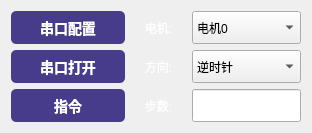
<?xml version="1.0" encoding="UTF-8"?>
<ui version="4.0">
 <class>MainWindow</class>
 <widget class="QMainWindow" name="MainWindow">
  <property name="geometry">
   <rect>
    <x>0</x>
    <y>0</y>
    <width>312</width>
    <height>133</height>
   </rect>
  </property>
  <property name="windowTitle">
   <string>MainWindow</string>
  </property>
  <widget class="QWidget" name="centralWidget">
   <layout class="QGridLayout" name="gridLayout">
    <item row="0" column="0">
     <layout class="QHBoxLayout" name="horizontalLayout_4" stretch="2,3">
      <item>
       <layout class="QVBoxLayout" name="verticalLayout">
        <item>
         <widget class="QPushButton" name="SerialBotton">
          <property name="sizePolicy">
           <sizepolicy hsizetype="Expanding" vsizetype="Expanding">
            <horstretch>0</horstretch>
            <verstretch>0</verstretch>
           </sizepolicy>
          </property>
          <property name="styleSheet">
           <string notr="true">QPushButton {
    background-color: #473C8B; /*背景色*/ 
	border-radius:5px; /*边界圆滑*/
	font: bold 14px;
	min-width:2em;
	color:white; /*字体颜色*/
	font-family:华文新魏;
	
}

QPushButton:hover {  
	background-color: #5d4fb8;
}

QPushButton:pressed, QPushButton:checked {
	background-color: #5d4fb8;
}

#button3 {
    border-radius: 20px;
}
</string>
          </property>
          <property name="text">
           <string>串口配置</string>
          </property>
         </widget>
        </item>
        <item>
         <widget class="QPushButton" name="OpenClose">
          <property name="sizePolicy">
           <sizepolicy hsizetype="Expanding" vsizetype="Expanding">
            <horstretch>0</horstretch>
            <verstretch>0</verstretch>
           </sizepolicy>
          </property>
          <property name="styleSheet">
           <string notr="true">QPushButton {
    background-color: #473C8B; /*背景色*/ 
	border-radius:5px; /*边界圆滑*/
	font: bold 14px;
	min-width:2em;
	color:white; /*字体颜色*/
	font-family:华文新魏;
	
}

QPushButton:hover {  
	background-color: #5d4fb8;
}

QPushButton:pressed, QPushButton:checked {
	background-color: #5d4fb8;
}

#button3 {
    border-radius: 20px;
}
</string>
          </property>
          <property name="text">
           <string>串口打开</string>
          </property>
         </widget>
        </item>
        <item>
         <widget class="QPushButton" name="protocol">
          <property name="sizePolicy">
           <sizepolicy hsizetype="Expanding" vsizetype="Expanding">
            <horstretch>0</horstretch>
            <verstretch>0</verstretch>
           </sizepolicy>
          </property>
          <property name="styleSheet">
           <string notr="true">QPushButton {
    background-color: #473C8B; /*背景色*/ 
	border-radius:5px; /*边界圆滑*/
	font: bold 14px;
	min-width:2em;
	color:white; /*字体颜色*/
	font-family:华文新魏;
	
}

QPushButton:hover {  
	background-color: #5d4fb8;
}

QPushButton:pressed, QPushButton:checked {
	background-color: #5d4fb8;
}

#button3 {
    border-radius: 20px;
}
</string>
          </property>
          <property name="text">
           <string>指令</string>
          </property>
         </widget>
        </item>
       </layout>
      </item>
      <item>
       <layout class="QVBoxLayout" name="verticalLayout_3">
        <item>
         <layout class="QHBoxLayout" name="horizontalLayout" stretch="1,2">
          <item>
           <widget class="QLabel" name="label">
            <property name="sizePolicy">
             <sizepolicy hsizetype="Expanding" vsizetype="Expanding">
              <horstretch>0</horstretch>
              <verstretch>0</verstretch>
             </sizepolicy>
            </property>
            <property name="styleSheet">
             <string notr="true">font: 25 10pt &quot;Microsoft YaHei&quot;; 
border-radius: 4px;                          
background-color: argb(60, 60, 60, 130);         
color: rgb(255, 255, 255); </string>
            </property>
            <property name="text">
             <string>电机:</string>
            </property>
            <property name="alignment">
             <set>Qt::AlignCenter</set>
            </property>
           </widget>
          </item>
          <item>
           <widget class="QComboBox" name="motor">
            <property name="sizePolicy">
             <sizepolicy hsizetype="Expanding" vsizetype="Expanding">
              <horstretch>0</horstretch>
              <verstretch>0</verstretch>
             </sizepolicy>
            </property>
            <property name="styleSheet">
             <string notr="true">/* QComboBox中的垂直滚动条 */
QComboBox QAbstractScrollArea QScrollBar:vertical {
    width: 10px;
    background-color: #f1ee04; /* 空白区域的背景色*/
}

/* 垂直滚动条的手柄（滑块） */
QComboBox QAbstractScrollArea QScrollBar::handle:vertical {
    border-radius: 5px; /* 圆角 */
    background: rgb(6, 68, 20);/* 小方块的背景色 */
}

/* 垂直滚动条的手柄（滑块）悬浮时样式 */
QComboBox QAbstractScrollArea QScrollBar::handle:vertical:hover {
    background: rgb(9, 75, 208);/* 悬浮小方块的背景色 */
}</string>
            </property>
            <item>
             <property name="text">
              <string>电机0</string>
             </property>
            </item>
            <item>
             <property name="text">
              <string>电机1</string>
             </property>
            </item>
            <item>
             <property name="text">
              <string>电机2</string>
             </property>
            </item>
            <item>
             <property name="text">
              <string>电机3</string>
             </property>
            </item>
            <item>
             <property name="text">
              <string>电机4</string>
             </property>
            </item>
            <item>
             <property name="text">
              <string>电机5</string>
             </property>
            </item>
            <item>
             <property name="text">
              <string>电机6</string>
             </property>
            </item>
            <item>
             <property name="text">
              <string>电机7</string>
             </property>
            </item>
            <item>
             <property name="text">
              <string>电机8</string>
             </property>
            </item>
            <item>
             <property name="text">
              <string>电机9</string>
             </property>
            </item>
            <item>
             <property name="text">
              <string>电机10</string>
             </property>
            </item>
            <item>
             <property name="text">
              <string>电机11</string>
             </property>
            </item>
            <item>
             <property name="text">
              <string>电机12</string>
             </property>
            </item>
            <item>
             <property name="text">
              <string>电机13</string>
             </property>
            </item>
            <item>
             <property name="text">
              <string>电机14</string>
             </property>
            </item>
            <item>
             <property name="text">
              <string>电机15</string>
             </property>
            </item>
            <item>
             <property name="text">
              <string>电机16</string>
             </property>
            </item>
            <item>
             <property name="text">
              <string>电机17</string>
             </property>
            </item>
            <item>
             <property name="text">
              <string>电机18</string>
             </property>
            </item>
            <item>
             <property name="text">
              <string>电机19</string>
             </property>
            </item>
            <item>
             <property name="text">
              <string>电机20</string>
             </property>
            </item>
           </widget>
          </item>
         </layout>
        </item>
        <item>
         <layout class="QHBoxLayout" name="horizontalLayout_2" stretch="1,2">
          <item>
           <widget class="QLabel" name="label_2">
            <property name="sizePolicy">
             <sizepolicy hsizetype="Expanding" vsizetype="Expanding">
              <horstretch>0</horstretch>
              <verstretch>0</verstretch>
             </sizepolicy>
            </property>
            <property name="styleSheet">
             <string notr="true">font: 25 10pt &quot;Microsoft YaHei&quot;; 
border-radius: 4px;                          
background-color: argb(60, 60, 60, 130);         
color: rgb(255, 255, 255); </string>
            </property>
            <property name="text">
             <string>方向:</string>
            </property>
            <property name="alignment">
             <set>Qt::AlignCenter</set>
            </property>
           </widget>
          </item>
          <item>
           <widget class="QComboBox" name="dir">
            <property name="sizePolicy">
             <sizepolicy hsizetype="Expanding" vsizetype="Expanding">
              <horstretch>0</horstretch>
              <verstretch>0</verstretch>
             </sizepolicy>
            </property>
            <item>
             <property name="text">
              <string>逆时针</string>
             </property>
            </item>
            <item>
             <property name="text">
              <string>顺时针</string>
             </property>
            </item>
           </widget>
          </item>
         </layout>
        </item>
        <item>
         <layout class="QHBoxLayout" name="horizontalLayout_3" stretch="1,2">
          <item>
           <widget class="QLabel" name="label_3">
            <property name="sizePolicy">
             <sizepolicy hsizetype="Expanding" vsizetype="Expanding">
              <horstretch>0</horstretch>
              <verstretch>0</verstretch>
             </sizepolicy>
            </property>
            <property name="styleSheet">
             <string notr="true">font: 25 10pt &quot;Microsoft YaHei&quot;; 
border-radius: 4px;                          
background-color: argb(60, 60, 60, 130);         
color: rgb(255, 255, 255); </string>
            </property>
            <property name="text">
             <string>步数:</string>
            </property>
            <property name="alignment">
             <set>Qt::AlignCenter</set>
            </property>
           </widget>
          </item>
          <item>
           <widget class="QLineEdit" name="step">
            <property name="sizePolicy">
             <sizepolicy hsizetype="Expanding" vsizetype="Expanding">
              <horstretch>0</horstretch>
              <verstretch>0</verstretch>
             </sizepolicy>
            </property>
           </widget>
          </item>
         </layout>
        </item>
       </layout>
      </item>
     </layout>
    </item>
   </layout>
  </widget>
 </widget>
 <layoutdefault spacing="6" margin="11"/>
 <resources/>
 <connections/>
</ui>
